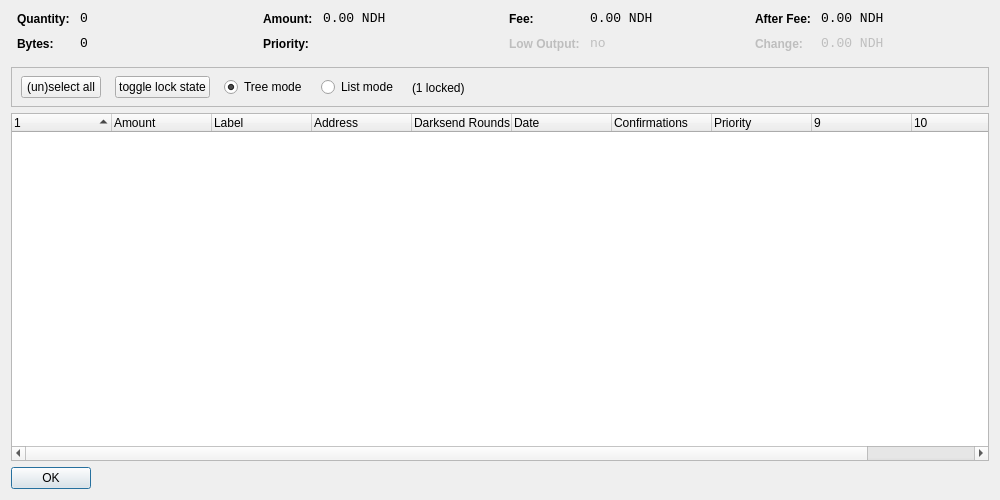
<?xml version="1.0" encoding="UTF-8"?>
<ui version="4.0">
 <class>CoinControlDialog</class>
 <widget class="QDialog" name="CoinControlDialog">
  <property name="geometry">
   <rect>
    <x>0</x>
    <y>0</y>
    <width>1000</width>
    <height>500</height>
   </rect>
  </property>
  <property name="windowTitle">
   <string>Coin Control</string>
  </property>
  <layout class="QVBoxLayout" name="verticalLayout">
   <item>
    <layout class="QHBoxLayout" name="horizontalLayoutTop" stretch="0,0,0,0">
     <property name="topMargin">
      <number>0</number>
     </property>
     <property name="bottomMargin">
      <number>10</number>
     </property>
     <item>
      <layout class="QFormLayout" name="formLayoutCoinControl1">
       <property name="horizontalSpacing">
        <number>10</number>
       </property>
       <property name="verticalSpacing">
        <number>10</number>
       </property>
       <property name="leftMargin">
        <number>6</number>
       </property>
       <property name="rightMargin">
        <number>6</number>
       </property>
       <item row="0" column="0">
        <widget class="QLabel" name="labelCoinControlQuantityText">
         <property name="styleSheet">
          <string notr="true">font-weight:bold;</string>
         </property>
         <property name="text">
          <string>Quantity:</string>
         </property>
        </widget>
       </item>
       <item row="0" column="1">
        <widget class="QLabel" name="labelCoinControlQuantity">
         <property name="font">
          <font>
           <family>Monospace</family>
           <pointsize>10</pointsize>
          </font>
         </property>
         <property name="cursor">
          <cursorShape>IBeamCursor</cursorShape>
         </property>
         <property name="contextMenuPolicy">
          <enum>Qt::ActionsContextMenu</enum>
         </property>
         <property name="text">
          <string notr="true">0</string>
         </property>
         <property name="textInteractionFlags">
          <set>Qt::LinksAccessibleByMouse|Qt::TextSelectableByKeyboard|Qt::TextSelectableByMouse</set>
         </property>
        </widget>
       </item>
       <item row="1" column="0">
        <widget class="QLabel" name="labelCoinControlBytesText">
         <property name="styleSheet">
          <string notr="true">font-weight:bold;</string>
         </property>
         <property name="text">
          <string>Bytes:</string>
         </property>
        </widget>
       </item>
       <item row="1" column="1">
        <widget class="QLabel" name="labelCoinControlBytes">
         <property name="font">
          <font>
           <family>Monospace</family>
           <pointsize>10</pointsize>
          </font>
         </property>
         <property name="cursor">
          <cursorShape>IBeamCursor</cursorShape>
         </property>
         <property name="contextMenuPolicy">
          <enum>Qt::ActionsContextMenu</enum>
         </property>
         <property name="text">
          <string notr="true">0</string>
         </property>
         <property name="textInteractionFlags">
          <set>Qt::LinksAccessibleByMouse|Qt::TextSelectableByKeyboard|Qt::TextSelectableByMouse</set>
         </property>
        </widget>
       </item>
      </layout>
     </item>
     <item>
      <layout class="QFormLayout" name="formLayoutCoinControl2">
       <property name="horizontalSpacing">
        <number>10</number>
       </property>
       <property name="verticalSpacing">
        <number>10</number>
       </property>
       <property name="leftMargin">
        <number>6</number>
       </property>
       <property name="rightMargin">
        <number>6</number>
       </property>
       <item row="0" column="0">
        <widget class="QLabel" name="labelCoinControlAmountText">
         <property name="styleSheet">
          <string notr="true">font-weight:bold;</string>
         </property>
         <property name="text">
          <string>Amount:</string>
         </property>
        </widget>
       </item>
       <item row="0" column="1">
        <widget class="QLabel" name="labelCoinControlAmount">
         <property name="font">
          <font>
           <family>Monospace</family>
           <pointsize>10</pointsize>
          </font>
         </property>
         <property name="cursor">
          <cursorShape>IBeamCursor</cursorShape>
         </property>
         <property name="contextMenuPolicy">
          <enum>Qt::ActionsContextMenu</enum>
         </property>
         <property name="text">
          <string notr="true">0.00 NDH</string>
         </property>
         <property name="textInteractionFlags">
          <set>Qt::LinksAccessibleByMouse|Qt::TextSelectableByKeyboard|Qt::TextSelectableByMouse</set>
         </property>
        </widget>
       </item>
       <item row="1" column="0">
        <widget class="QLabel" name="labelCoinControlPriorityText">
         <property name="styleSheet">
          <string notr="true">font-weight:bold;</string>
         </property>
         <property name="text">
          <string>Priority:</string>
         </property>
        </widget>
       </item>
       <item row="1" column="1">
        <widget class="QLabel" name="labelCoinControlPriority">
         <property name="font">
          <font>
           <family>Monospace</family>
           <pointsize>10</pointsize>
          </font>
         </property>
         <property name="cursor">
          <cursorShape>IBeamCursor</cursorShape>
         </property>
         <property name="contextMenuPolicy">
          <enum>Qt::ActionsContextMenu</enum>
         </property>
         <property name="text">
          <string/>
         </property>
         <property name="textInteractionFlags">
          <set>Qt::LinksAccessibleByMouse|Qt::TextSelectableByKeyboard|Qt::TextSelectableByMouse</set>
         </property>
        </widget>
       </item>
      </layout>
     </item>
     <item>
      <layout class="QFormLayout" name="formLayoutCoinControl3">
       <property name="horizontalSpacing">
        <number>10</number>
       </property>
       <property name="verticalSpacing">
        <number>10</number>
       </property>
       <property name="leftMargin">
        <number>6</number>
       </property>
       <property name="rightMargin">
        <number>6</number>
       </property>
       <item row="0" column="0">
        <widget class="QLabel" name="labelCoinControlFeeText">
         <property name="styleSheet">
          <string notr="true">font-weight:bold;</string>
         </property>
         <property name="text">
          <string>Fee:</string>
         </property>
        </widget>
       </item>
       <item row="0" column="1">
        <widget class="QLabel" name="labelCoinControlFee">
         <property name="font">
          <font>
           <family>Monospace</family>
           <pointsize>10</pointsize>
          </font>
         </property>
         <property name="cursor">
          <cursorShape>IBeamCursor</cursorShape>
         </property>
         <property name="contextMenuPolicy">
          <enum>Qt::ActionsContextMenu</enum>
         </property>
         <property name="text">
          <string notr="true">0.00 NDH</string>
         </property>
         <property name="textInteractionFlags">
          <set>Qt::LinksAccessibleByMouse|Qt::TextSelectableByKeyboard|Qt::TextSelectableByMouse</set>
         </property>
        </widget>
       </item>
       <item row="1" column="0">
        <widget class="QLabel" name="labelCoinControlLowOutputText">
         <property name="enabled">
          <bool>false</bool>
         </property>
         <property name="styleSheet">
          <string notr="true">font-weight:bold;</string>
         </property>
         <property name="text">
          <string>Low Output:</string>
         </property>
        </widget>
       </item>
       <item row="1" column="1">
        <widget class="QLabel" name="labelCoinControlLowOutput">
         <property name="enabled">
          <bool>false</bool>
         </property>
         <property name="font">
          <font>
           <family>Monospace</family>
           <pointsize>10</pointsize>
          </font>
         </property>
         <property name="cursor">
          <cursorShape>IBeamCursor</cursorShape>
         </property>
         <property name="contextMenuPolicy">
          <enum>Qt::ActionsContextMenu</enum>
         </property>
         <property name="text">
          <string notr="true">no</string>
         </property>
         <property name="textInteractionFlags">
          <set>Qt::LinksAccessibleByMouse|Qt::TextSelectableByKeyboard|Qt::TextSelectableByMouse</set>
         </property>
        </widget>
       </item>
      </layout>
     </item>
     <item>
      <layout class="QFormLayout" name="formLayoutCoinControl4">
       <property name="horizontalSpacing">
        <number>10</number>
       </property>
       <property name="verticalSpacing">
        <number>10</number>
       </property>
       <property name="leftMargin">
        <number>6</number>
       </property>
       <property name="rightMargin">
        <number>6</number>
       </property>
       <item row="0" column="0">
        <widget class="QLabel" name="labelCoinControlAfterFeeText">
         <property name="styleSheet">
          <string notr="true">font-weight:bold;</string>
         </property>
         <property name="text">
          <string>After Fee:</string>
         </property>
        </widget>
       </item>
       <item row="0" column="1">
        <widget class="QLabel" name="labelCoinControlAfterFee">
         <property name="font">
          <font>
           <family>Monospace</family>
           <pointsize>10</pointsize>
          </font>
         </property>
         <property name="cursor">
          <cursorShape>IBeamCursor</cursorShape>
         </property>
         <property name="contextMenuPolicy">
          <enum>Qt::ActionsContextMenu</enum>
         </property>
         <property name="text">
          <string notr="true">0.00 NDH</string>
         </property>
         <property name="textInteractionFlags">
          <set>Qt::LinksAccessibleByMouse|Qt::TextSelectableByKeyboard|Qt::TextSelectableByMouse</set>
         </property>
        </widget>
       </item>
       <item row="1" column="0">
        <widget class="QLabel" name="labelCoinControlChangeText">
         <property name="enabled">
          <bool>false</bool>
         </property>
         <property name="styleSheet">
          <string notr="true">font-weight:bold;</string>
         </property>
         <property name="text">
          <string>Change:</string>
         </property>
        </widget>
       </item>
       <item row="1" column="1">
        <widget class="QLabel" name="labelCoinControlChange">
         <property name="enabled">
          <bool>false</bool>
         </property>
         <property name="font">
          <font>
           <family>Monospace</family>
           <pointsize>10</pointsize>
          </font>
         </property>
         <property name="cursor">
          <cursorShape>IBeamCursor</cursorShape>
         </property>
         <property name="contextMenuPolicy">
          <enum>Qt::ActionsContextMenu</enum>
         </property>
         <property name="text">
          <string notr="true">0.00 NDH</string>
         </property>
         <property name="textInteractionFlags">
          <set>Qt::LinksAccessibleByMouse|Qt::TextSelectableByKeyboard|Qt::TextSelectableByMouse</set>
         </property>
        </widget>
       </item>
      </layout>
     </item>
    </layout>
   </item>
   <item>
    <widget class="QFrame" name="frame">
     <property name="minimumSize">
      <size>
       <width>0</width>
       <height>40</height>
      </size>
     </property>
     <property name="frameShape">
      <enum>QFrame::StyledPanel</enum>
     </property>
     <property name="frameShadow">
      <enum>QFrame::Sunken</enum>
     </property>
     <widget class="QWidget" name="horizontalLayoutWidget">
      <property name="geometry">
       <rect>
        <x>10</x>
        <y>0</y>
        <width>781</width>
        <height>41</height>
       </rect>
      </property>
      <layout class="QHBoxLayout" name="horizontalLayoutPanel" stretch="0,0,0,0,0">
       <property name="spacing">
        <number>14</number>
       </property>
       <item>
        <widget class="QPushButton" name="pushButtonSelectAll">
         <property name="sizePolicy">
          <sizepolicy hsizetype="Maximum" vsizetype="Fixed">
           <horstretch>0</horstretch>
           <verstretch>0</verstretch>
          </sizepolicy>
         </property>
         <property name="text">
          <string>(un)select all</string>
         </property>
        </widget>
       </item>
        <item>
         <widget class="QPushButton" name="pushButtonToggleLock">
          <property name="sizePolicy">
           <sizepolicy hsizetype="Maximum" vsizetype="Fixed">
            <horstretch>0</horstretch>
            <verstretch>0</verstretch>
           </sizepolicy>
          </property>
          <property name="text">
           <string>toggle lock state</string>
          </property>
          <property name="autoDefault">
           <bool>false</bool>
          </property>
         </widget>
        </item>
       <item>
        <widget class="QRadioButton" name="radioTreeMode">
         <property name="sizePolicy">
          <sizepolicy hsizetype="Maximum" vsizetype="Fixed">
           <horstretch>0</horstretch>
           <verstretch>0</verstretch>
          </sizepolicy>
         </property>
         <property name="text">
          <string>Tree mode</string>
         </property>
         <property name="checked">
          <bool>true</bool>
         </property>
        </widget>
       </item>
       <item>
        <widget class="QRadioButton" name="radioListMode">
         <property name="sizePolicy">
          <sizepolicy hsizetype="Maximum" vsizetype="Fixed">
           <horstretch>0</horstretch>
           <verstretch>0</verstretch>
          </sizepolicy>
         </property>
         <property name="text">
          <string>List mode</string>
         </property>
        </widget>
       </item>
        <item>
         <widget class="QLabel" name="labelLocked">
          <property name="text">
           <string>(1 locked)</string>
          </property>
         </widget>
        </item>
       <item>
        <spacer name="horizontalSpacer">
         <property name="orientation">
          <enum>Qt::Horizontal</enum>
         </property>
         <property name="sizeHint" stdset="0">
          <size>
           <width>40</width>
           <height>20</height>
          </size>
         </property>
        </spacer>
       </item>
      </layout>
     </widget>
    </widget>
   </item>
   <item>
    <widget class="CoinControlTreeWidget" name="treeWidget">
     <property name="contextMenuPolicy">
      <enum>Qt::CustomContextMenu</enum>
     </property>
     <property name="sortingEnabled">
      <bool>false</bool>
     </property>
     <property name="columnCount">
      <number>11</number>
     </property>
     <attribute name="headerShowSortIndicator" stdset="0">
      <bool>true</bool>
     </attribute>
     <attribute name="headerStretchLastSection">
      <bool>false</bool>
     </attribute>
     <column>
      <property name="text">
       <string/>
      </property>
     </column>
     <column>
      <property name="text">
       <string>Amount</string>
      </property>
     </column>
     <column>
      <property name="text">
       <string>Label</string>
      </property>
     </column>
     <column>
      <property name="text">
       <string>Address</string>
      </property>
     </column>
     <column>
      <property name="text">
       <string>Darksend Rounds</string>
      </property>
    </column>
     <column>
      <property name="text">
       <string>Date</string>
      </property>
     </column>
     <column>
      <property name="text">
       <string>Confirmations</string>
      </property>
      <property name="toolTip">
       <string>Confirmed</string>
      </property>
     </column>
     <column>
      <property name="text">
       <string>Priority</string>
      </property>
     </column>
     <column>
      <property name="text">
       <string/>
      </property>
     </column>
     <column>
      <property name="text">
       <string/>
      </property>
     </column>
     <column>
      <property name="text">
       <string/>
      </property>
     </column>
     <column>
      <property name="text">
       <string/>
      </property>
     </column>
    </widget>
   </item>
   <item>
    <widget class="QDialogButtonBox" name="buttonBox">
     <property name="sizePolicy">
      <sizepolicy hsizetype="Maximum" vsizetype="Fixed">
       <horstretch>0</horstretch>
       <verstretch>0</verstretch>
      </sizepolicy>
     </property>
     <property name="orientation">
      <enum>Qt::Horizontal</enum>
     </property>
     <property name="standardButtons">
      <set>QDialogButtonBox::Ok</set>
     </property>
    </widget>
   </item>
  </layout>
 </widget>
 <customwidgets>
  <customwidget>
   <class>CoinControlTreeWidget</class>
   <extends>QTreeWidget</extends>
   <header>coincontroltreewidget.h</header>
  </customwidget>
 </customwidgets>
 <resources/>
 <connections/>
</ui>
